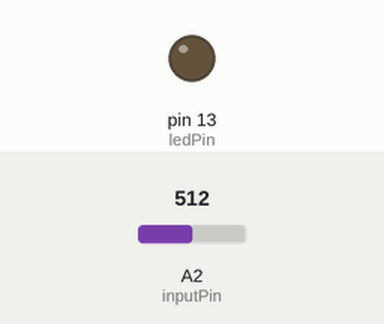
This sketch was run on a simulated Arduino Uno, built with avr-gcc and run on an emulated ATmega328P. Parts: output pins drawn as LEDs (lit = HIGH). The inputs (shaded band) are chosen by the test bench; at power-on: A2 (inputPin) = 512. What the sketch prints to the serial monitor is not drawn.

Above: at 1.2 s.
1.3 s: A2 (inputPin) set to 716
Timing chart, 0 to 4.3 s (numbered marks = the images above; inputs shaded):
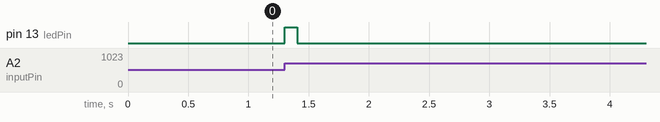

The sketch:

precision_light_sensor.ino
```cpp
/*
 * PIR sensor tester
 */

int ledPin = 13;                // choose the pin for the LED
int inputPin = 2;               // choose the input pin (for PIR sensor)
int pirState = LOW;             // we start, assuming no motion detected
int old_val = 0;                    // variable for reading the pin status
int new_val = 0;

void setup() {
  pinMode(ledPin, OUTPUT);      // declare LED as output
  pinMode(inputPin, INPUT);     // declare sensor as input

  Serial.begin(9600);
}

void loop(){
  old_val = analogRead(inputPin);  // read input value
  delay(100);
  if (abs(old_val - analogRead(inputPin)) > 10) {            // check if the input is HIGH
    digitalWrite(LED_BUILTIN, HIGH);  // turn LED ON
    if (pirState == LOW) {
      // we have just turned on
      Serial.println("Motion detected!");
      // We only want to print on the output change, not state
      pirState = HIGH;
    }
  } else {
    digitalWrite(LED_BUILTIN, LOW); // turn LED OFF
    if (pirState == HIGH){
      // we have just turned of
      Serial.println("Motion ended!");
      // We only want to print on the output change, not state
      pirState = LOW;
    }
  }
}
```

Measured:
- after the input at 1.3 s, pin 13 (ledPin): LOW → HIGH at once, → LOW 0.10 s later
